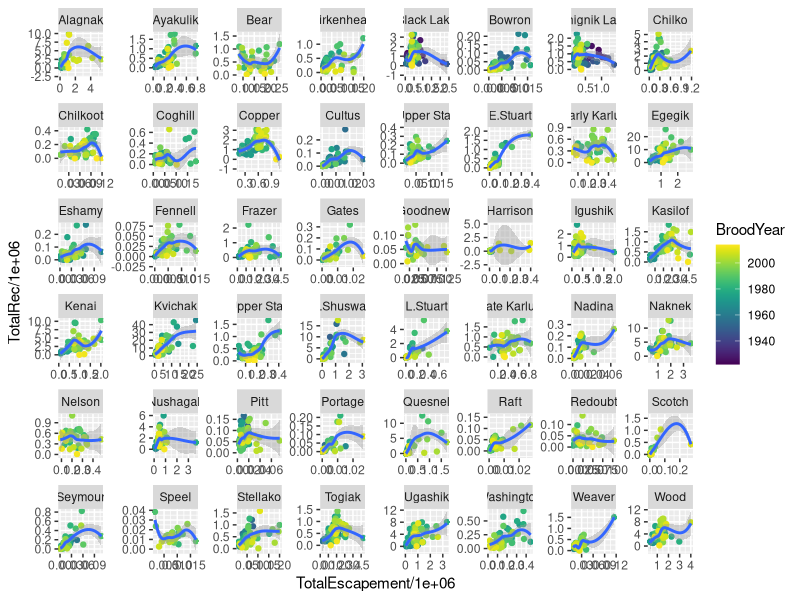
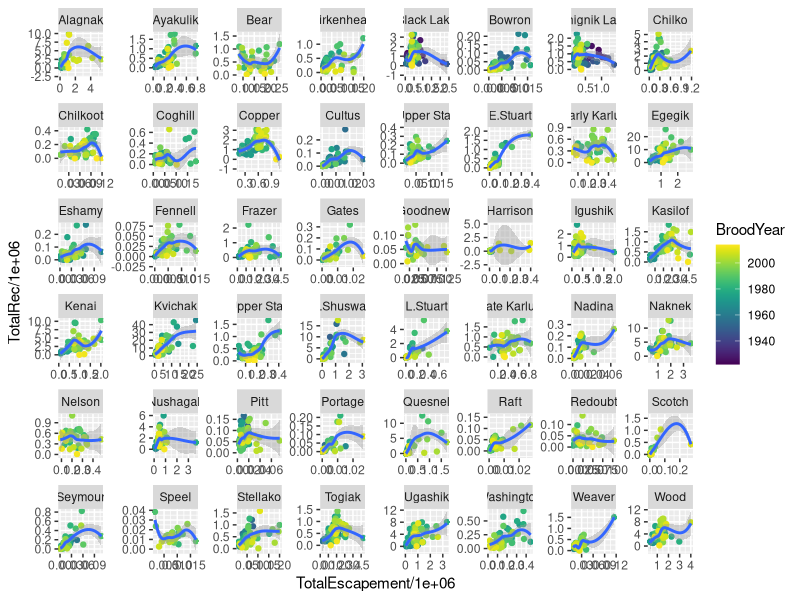

These figures' R source, in order: (Note: this script raises an error after producing the figures.)
#==================================================================================================
#Project Name: COAST-WIDE SALMON RECRUITMENT ANALYSIS - Data Exploration
#Creator: Curry James Cunningham, NOAA/NMFS, ABL
#Date: 12.6.17
#
#Purpose: To generate some exploratory figures describing the available data
#
#
#==================================================================================================
#NOTES:
#  a) 
#
#==================================================================================================
require(tidyverse)
require(ggthemes)
require(cowplot)
require(viridis)

wd <- getwd()

#Other directories
plot.dir <- paste0(wd,"/Figs")
output.dir <- paste0(wd,"/Output")

#Load Sockeye data

sock.dat <- read.csv("Data/Clark and Brenner 2017/Sockeye_BroodTables.csv", header=TRUE)
sock.meta <- read.csv("Data/Clark and Brenner 2017/Sockeye_StockInfo.csv", header=TRUE)

#Calculate total Recruitment
TotalRec <- apply(sock.dat[,(which(names(sock.dat)=='TotalEscapement')+1):ncol(sock.dat)], 1, sum, na.rm=TRUE)
sock.dat <- data.frame(sock.dat,TotalRec)

#========================================
#Filter

#Determine which flag to uste
length(which(sock.dat$UseFlag==0))
length(which(sock.dat$UseFlag==1))

sock.dat.2 <- sock.dat %>% filter(UseFlag==1, !is.na(TotalEscapement), TotalRec>0)


#========================================
#Metadata
n.data <- nrow(sock.dat.2)

stocks <- unique(sock.dat.2$Stock)
n.stocks <- length(stocks)




#========================================
#Exploratory plots


g <- ggplot(sock.dat.2, aes(x=TotalEscapement/1e6, y=TotalRec/1e6, color=BroodYear)) +
       theme_gray() +
       geom_point() +
       scale_color_viridis() +
       facet_wrap(~Stock, ncol=8, scales='free') +
       stat_smooth()

g
ggsave(paste0(plot.dir,"/Sockeye Data_1.png"), plot=g, height=10, width=15, units='in', dpi=600)


# Calculate Ratio 3/2 ocean ============================
# sock.dat.3$meanOage <- sock.dat$


#=======================================================
#Function to fit Ricker Model
sim



# 
# a <- seq(from=0, to=100, length.out=1000)
# b <- log(a)
# 
# expected <- 20
# sigma <- 0.75
# 
# 
# 
# norm.like <- dnorm(b, log(expected), sigma)
# 
# 
# lognorm.like <- dlnorm(a, log(expected), sigma)
# 
# require(BEST)
# par(mfrow=c(2,1), oma=c(3,0,3,0), mar=c(0,4,0,1))
# plot(x=a, y=norm.like, type='h')
# axis(3)
# plot(x=a, y=lognorm.like, type='h')
# 
# 
